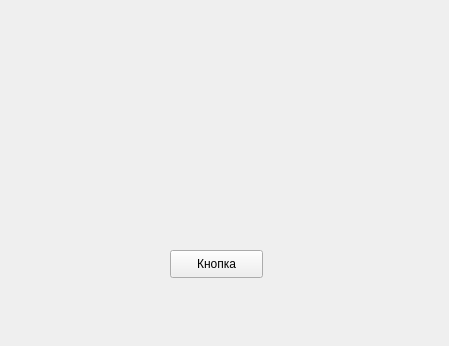
<?xml version="1.0" encoding="UTF-8"?>
<ui version="4.0">
 <class>Form</class>
 <widget class="QWidget" name="Form">
  <property name="geometry">
   <rect>
    <x>0</x>
    <y>0</y>
    <width>449</width>
    <height>346</height>
   </rect>
  </property>
  <property name="windowTitle">
   <string>Form</string>
  </property>
  <widget class="QPushButton" name="pushButton">
   <property name="geometry">
    <rect>
     <x>170</x>
     <y>250</y>
     <width>93</width>
     <height>28</height>
    </rect>
   </property>
   <property name="text">
    <string>Кнопка</string>
   </property>
  </widget>
 </widget>
 <resources/>
 <connections/>
</ui>
